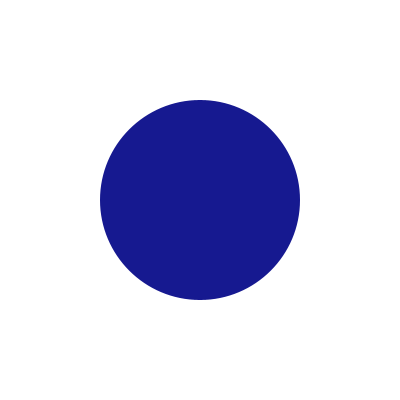
Frame 1 (no input)
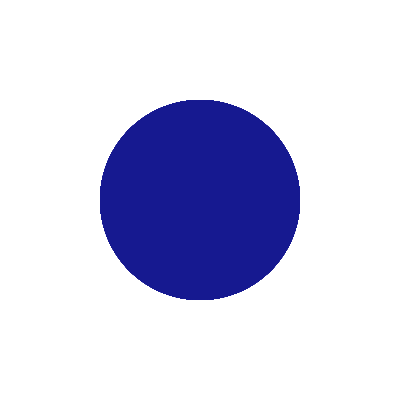
Frame 60 (the mouse pressed at the canvas centre just before this capture)
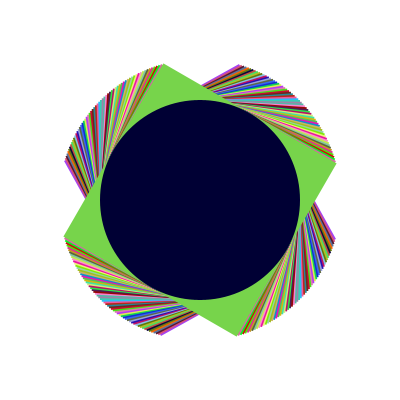
Frame 120 (the mouse held since frame 60 and released just before this capture)

The Processing sketch that drew these frames (run headless with seeded random() and noise(); from frame 60 on, the mouse is pressed at the canvas centre):

// Processing sketch: processing_129568
// ── processing_129568.pde

//copyright Leslie Bloomfield lbloomfi 2014 homework #3

float x,y;
 
void setup() {
  size(400,400);
  background(255);
  rectMode(RADIUS);
  x = 100;
  y = 300;
}
 
void draw() {
  
//rectangle on click changes color and size based on X, Y

if (mousePressed == true) {
  pushMatrix();
  noStroke();
  fill(random(255), random(255), random(255));
  frameRate(40);
  translate(mouseX,mouseY);
  rotate(radians(frameCount));
  rect(0,0, mouseX/2, mouseY/2);
  popMatrix();
}

//center circle changes color on hover
  fill (22, 25, 144);
  if ((mouseX >= x && mouseX <= y) && (mouseY >= x && mouseY <= y)) {
     frameRate(10); 
     fill(random(0), random(0), random(255)); 
   }
 
  noStroke();
  ellipse (height/2, width/2, 200, 200);


}


 
 
